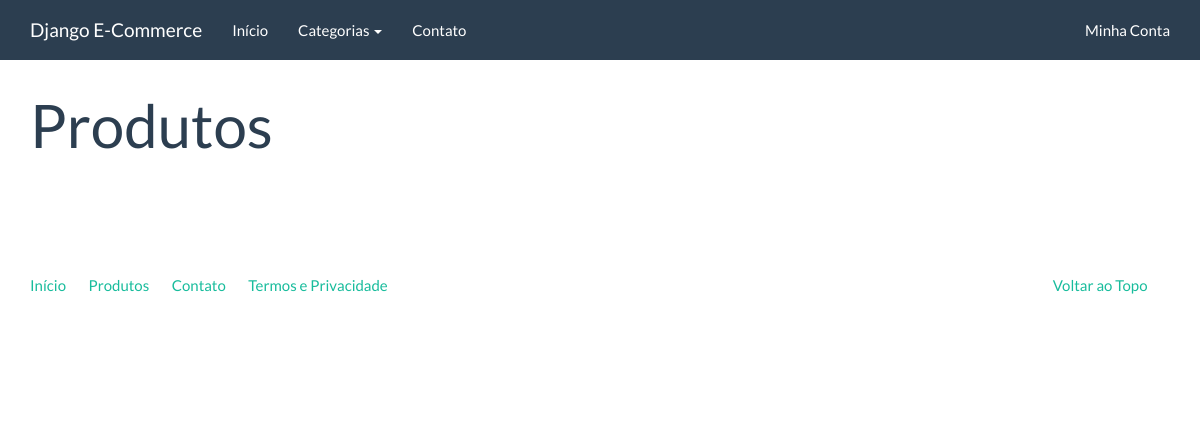
Before: /catalogo/ with the older database file.
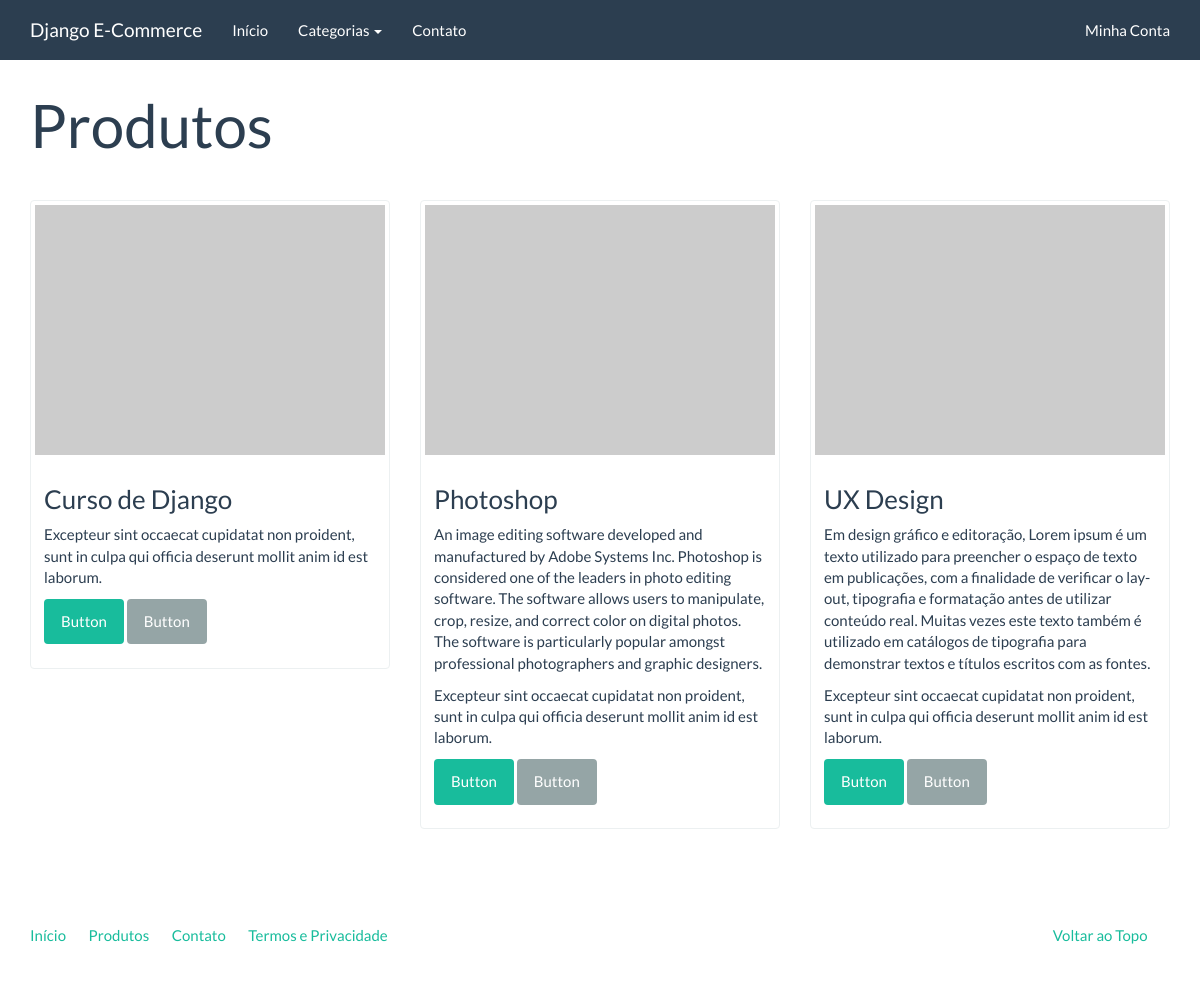
After: the same page with the newer database file.
### catalog/models.py (models this page shows)
class Product(models.Model):
    name = models.CharField('Nome', max_length=100)
    slug = models.SlugField('Identificador', max_length=100)
    category = models.ForeignKey('catalog.Category', verbose_name='Categoria')
    description = models.TextField('Descrição', blank=True)
    price = models.DecimalField('Preço', decimal_places=2, max_digits=8)
    created = models.DateTimeField('Criado em', auto_now_add=True)
    modified = models.DateTimeField('Modificado em', auto_now=True)
    class Meta:
        verbose_name = 'Produto'
        verbose_name_plural = 'Produtos'
        ordering = ['name']
    def __str__(self):
        return self.name
    def get_absolute_url(self):
        return reverse('catalog:product', kwargs={'slug': self.slug})

### catalog/views.py (the view)
def product_list(request):
    context = {
        'product_list': Product.objects.all()
    }
    return render(request, 'catalog/product_list.html', context)

### catalog/context_processors.py (called while the page is built)
def categories(request):
	return {
	'categories': Category.objects.all()
	}

### catalog/models.py (called while the page is built)
    def __str__(self):
        return self.name

    def get_absolute_url(self):
        return reverse('catalog:category', kwargs={'slug': self.slug})

### catalog/templates/catalog/product_list.html (shortened to what this page needs)
{% extends "base.html" %}
{% block container %}
	<div class="page-header">
	<h1>Produtos</h1>
	</div>
	<div class="row">
	{% for  product in product_list  %}
		<div class="col-sm-6 col-md-4">
			<div class="thumbnail">
				<a href="{{ product.get_absolute_url }}">
					<img src="http://placehold.it/350x250" alt="" />
				</a>
				<div class="caption">
					<h3>{{ product }}</h3>
					{{ product.description|linebreaks }}
					<p>Excepteur sint occaecat cupidatat non proident, sunt in culpa qui officia deserunt mollit anim id est laborum.</p>
					<p><a href="{{ product.get_absolute_url }}" class="btn btn-success" role="button">Button</a> <a href="#" class="btn btn-default" role="button">Button</a></p>
				</div>
			</div>
		</div>
	{% endfor %}
	</div>
{% endblock  %}

### core/templates/base.html (shortened to what this page needs)
<!DOCTYPE html>
{% load static %}
<html lang="en">
<head>
	<link rel="stylesheet" href="{% static 'assets/bootstrap.min.css' %}" media="screen" />
	<link rel="stylesheet" href="{% static 'assets/custom.min.css' %}" media="screen" />
</head>
<body>
    <div class="navbar navbar-default navbar-fixed-top">
      <div class="container">
        <div class="navbar-header">
          <a href="" class="navbar-brand">Django E-Commerce</a>
        </div>
        <div class="navbar-collapse collapse" id="navbar-main">
          <ul class="nav navbar-nav">
            <li>
              <a href="{% url 'index' %}">Início</a>
            </li>
            <li class="dropdown">
              <a class="dropdown-toggle" data-toggle="dropdown" href="{% url 'catalog:product_list' %}" id="download">Categorias <span class="caret"></span></a>
            </li>
			<li>
				<a href="{% url 'contact' %}">Contato</a>
			</li>
          </ul>
          <ul class="nav navbar-nav navbar-right">
            <li><a href="#">Minha Conta</a></li>
          </ul>
        </div>
      </div>
    </div>
    <div class="container">
		{% block container %}{% endblock %}
		<footer>
			<div class="row">
			  <div class="col-lg-12">
			    <ul class="list-unstyled">
			      <li class="pull-right"><a href="#top">Voltar ao Topo</a></li>
			      <li><a href="">Início</a></li>
			      <li><a href="">Produtos</a></li>
			      <li><a href="">Contato</a></li>
			      <li><a href="">Termos e Privacidade</a></li>
			    </ul>
			  </div>
			</div>
		</footer>
	</div>
</body>
</html>

Changed rows visible on the page:
added Product: name "Curso de Django"
added Product: name "Photoshop", description "An image editing software developed and manufactured by Adobe Systems Inc. Photoshop is considered one of the leaders in photo editing software. The software allows users to manipulate, crop, resize, and correct color on digital photos. The software is particularly popular amongst professional photographers and graphic designers."
added Product: name "UX Design", description "Em design gráfico e editoração, Lorem ipsum é um texto utilizado para preencher o espaço de texto em publicações, com a finalidade de verificar o lay-out, tipografia e formatação antes de utilizar conteúdo real. Muitas vezes este texto também é utilizado em catálogos de tipografia para demonstrar textos e títulos escritos com as fontes."
